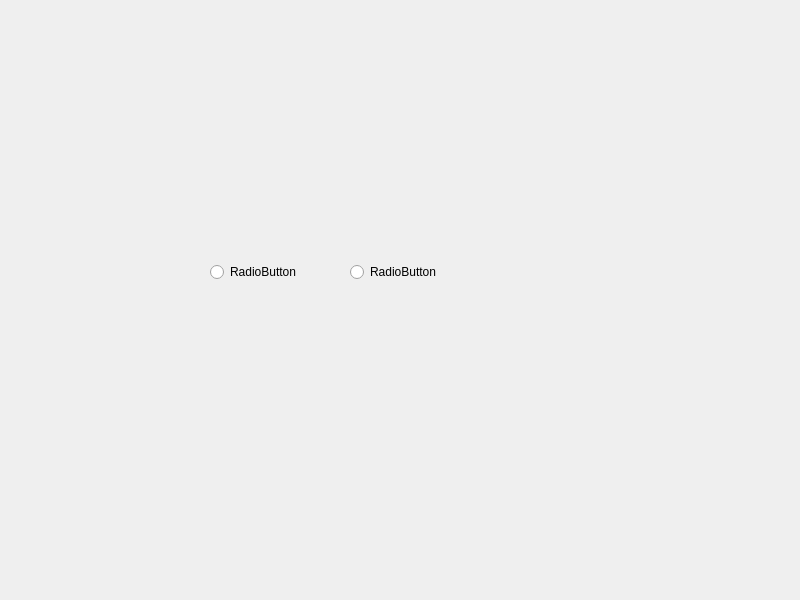
<?xml version="1.0" encoding="UTF-8"?>
<ui version="4.0">
 <class>Widget</class>
 <widget class="QWidget" name="Widget">
  <property name="geometry">
   <rect>
    <x>0</x>
    <y>0</y>
    <width>800</width>
    <height>600</height>
   </rect>
  </property>
  <property name="windowTitle">
   <string>Widget</string>
  </property>
  <widget class="QRadioButton" name="radioButton">
   <property name="geometry">
    <rect>
     <x>210</x>
     <y>260</y>
     <width>115</width>
     <height>24</height>
    </rect>
   </property>
   <property name="text">
    <string>RadioButton</string>
   </property>
  </widget>
  <widget class="QRadioButton" name="radioButton_2">
   <property name="geometry">
    <rect>
     <x>350</x>
     <y>260</y>
     <width>115</width>
     <height>24</height>
    </rect>
   </property>
   <property name="text">
    <string>RadioButton</string>
   </property>
  </widget>
 </widget>
 <resources/>
 <connections/>
</ui>
